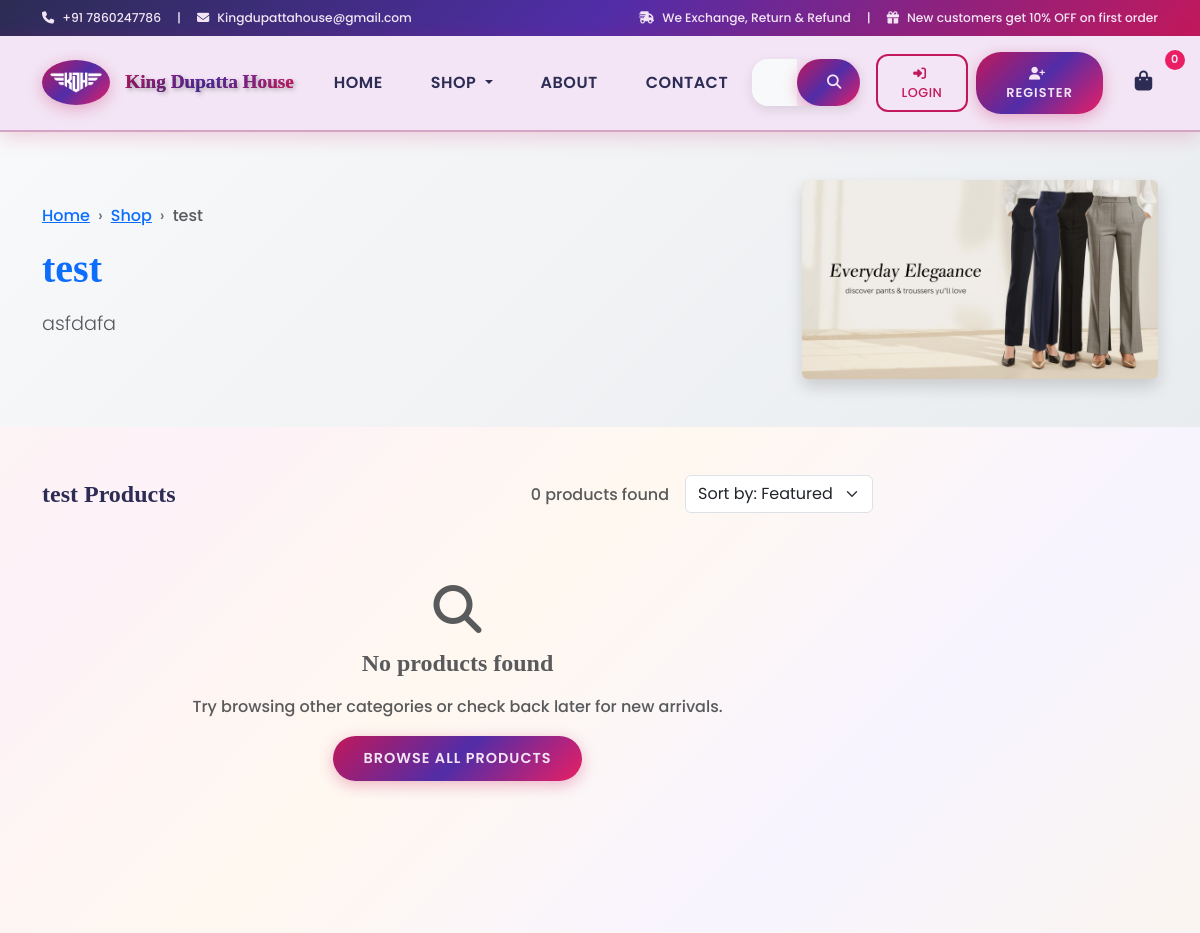
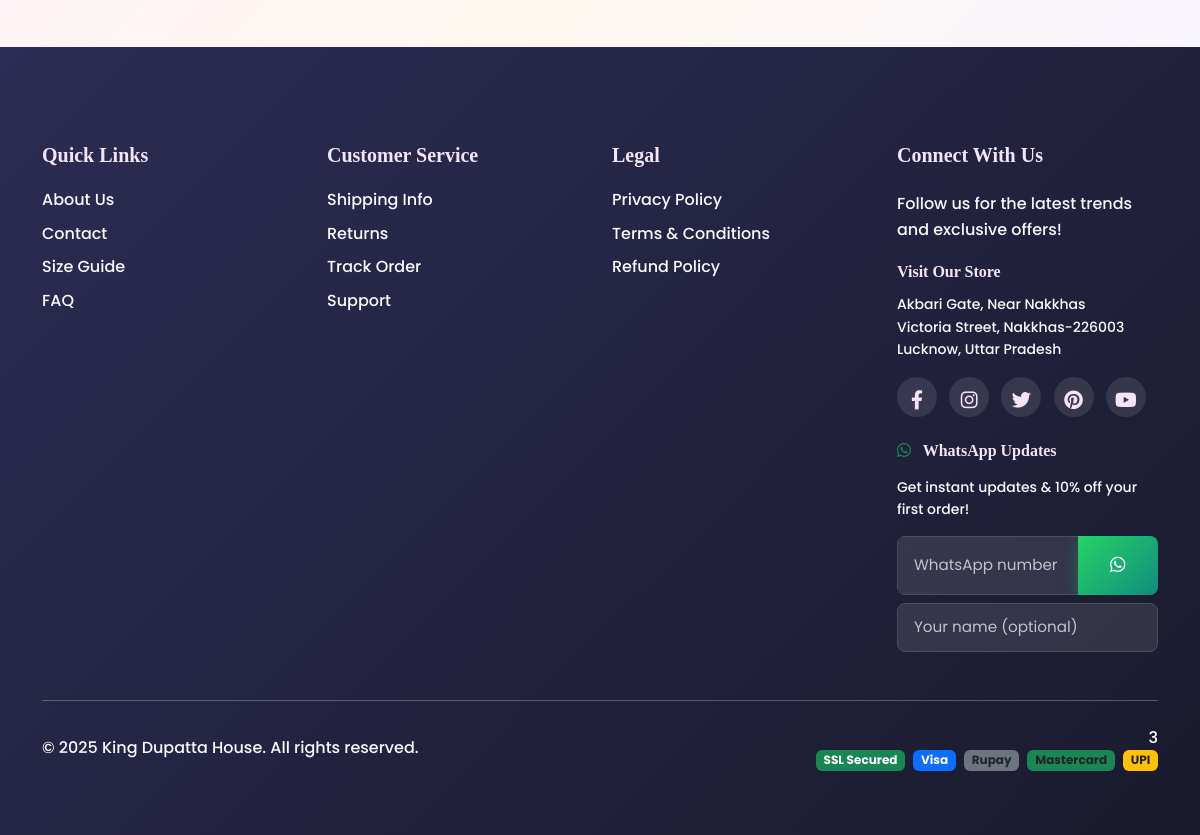
Screenshot of /shop/test/ with the database file from the repository (2 pictures, top to bottom).
### shop/models.py (models this page shows, shortened)
class Category(models.Model):
    name = models.CharField(max_length=100, unique=True)
    slug = models.SlugField(max_length=100, unique=True)
    description = models.TextField()
    meta_title = models.CharField(max_length=200, blank=True)
    meta_description = models.TextField(max_length=300, blank=True)
    image = models.ImageField(upload_to='categories/', blank=True)
    is_active = models.BooleanField(default=True)
    sort_order = models.PositiveIntegerField(default=0)
    created_at = models.DateTimeField(auto_now_add=True)
    updated_at = models.DateTimeField(auto_now=True)
    class Meta:
        verbose_name_plural = "Categories"
        ordering = ['sort_order', 'name']
    def get_absolute_url(self):
        return reverse('shop:category', kwargs={'category_slug': self.slug})

### shop/views.py (the view)
# urls.py: path('shop/<slug:category_slug>/', views.category_view, name='category'),
def category_view(request, category_slug):
    category = get_object_or_404(Category, slug=category_slug, is_active=True)
    subcategories = category.subcategories.filter(is_active=True)
    products = Product.objects.filter(
        category=category,
        is_active=True
    ).select_related('subcategory').prefetch_related('images')
    paginator = Paginator(products, settings.PRODUCTS_PER_PAGE)
    page_number = request.GET.get('page')
    page_obj = paginator.get_page(page_number)
    context = {
        'category': category,
        'subcategories': subcategories,
        'page_obj': page_obj,
        'products': page_obj.object_list,
        'page_title': f'{category.meta_title or category.name}',
        'meta_description': category.meta_description or category.description[:150],
    }
    return render(request, 'shop/category.html', context)

### shop/context_processors.py (called while the page is built, shortened)
def categories_context(request):
    categories = Category.objects.filter(is_active=True).order_by('sort_order', 'name')
    subcategories_by_category = {}
    for category in categories:
        subcategories = SubCategory.objects.filter(
            category=category,
            is_active=True
        ).order_by('sort_order', 'name')
        if subcategories.exists():
            subcategories_by_category[category] = subcategories
    return {
        'categories': categories,
        'subcategories_by_category': subcategories_by_category
    }

def cart_context(request):
    cart_items_count = 0
    cart_total = 0
    return {
        'cart_items_count': cart_items_count,
        'cart_total': cart_total,
        'free_shipping_threshold': settings.FREE_SHIPPING_THRESHOLD,
        'currency_symbol': settings.CURRENCY_SYMBOL,
    }

def wishlist_context(request):
    wishlist_count = 0
    if request.user.is_authenticated:
        try:
            wishlist_count = Wishlist.objects.filter(user=request.user).count()
        except:
            pass
    return {
        'wishlist_count': wishlist_count,
    }

### shop/models.py (called while the page is built)
    def get_absolute_url(self):
        return reverse('shop:subcategory', kwargs={
            'category_slug': self.category.slug,
            'subcategory_slug': self.slug
        })

### templates/shop/category.html (shortened to what this page needs)
{% extends 'base.html' %}
{% load static %}
{% block content %}
<section class="category-header bg-light py-5">
    <div class="container">
        <div class="row align-items-center">
            <div class="col-lg-8">
                <nav aria-label="breadcrumb">
                    <ol class="breadcrumb">
                        <li class="breadcrumb-item"><a href="{% url 'shop:homepage' %}">Home</a></li>
                        <li class="breadcrumb-item"><a href="{% url 'shop:shop' %}">Shop</a></li>
                        <li class="breadcrumb-item active" aria-current="page">{{ category.name }}</li>
                    </ol>
                </nav>
                <h1 class="display-4 fw-bold text-primary">{{ category.name }}</h1>
                <p class="lead text-muted">{{ category.description }}</p>
            </div>
            <div class="col-lg-4 text-end">
                {% if category.image %}
                <img src="{{ category.image.url }}" alt="{{ category.name }}" class="img-fluid rounded shadow" style="max-height: 200px;">
                {% endif %}
            </div>
        </div>
    </div>
</section>
{% if subcategories %}
<section class="subcategories py-5">
    <div class="container">
        <div class="row">
            <div class="col-12">
                <h3 class="h4 mb-4">Shop by Type</h3>
                <div class="row g-4">
                    {% for subcategory in subcategories %}
                    <div class="col-lg-4 col-md-6">
                        <a href="{{ subcategory.get_absolute_url }}" class="text-decoration-none">
                            <div class="card h-100 border-0 shadow-sm subcategory-card">
                                {% if subcategory.image %}
                                <img src="{{ subcategory.image.url }}" alt="{{ subcategory.name }}" class="card-img-top" style="height: 200px; object-fit: cover;">
                                {% else %}
                                <div class="card-img-top bg-light d-flex align-items-center justify-content-center" style="height: 200px;">
                                    <i class="fas fa-tag fa-3x text-muted"></i>
                                </div>
                                {% endif %}
                                <div class="card-body text-center">
                                    <h5 class="card-title text-dark">{{ subcategory.name }}</h5>
                                    <p class="card-text text-muted">{{ subcategory.description|truncatewords:15 }}</p>
                                    <div class="btn btn-primary">
                                        <i class="fas fa-arrow-right me-2"></i>Shop {{ subcategory.name }}
                                    </div>
                                </div>
                            </div>
                        </a>
                    </div>
                    {% endfor %}
                </div>
            </div>
        </div>
    </div>
</section>
{% else %}
<section class="products-section py-5">
    <div class="container">
        <div class="row">
            <div class="col-lg-9">
                <div class="d-flex justify-content-between align-items-center mb-4">
                    <h4 class="mb-0">{{ category.name }} Products</h4>
                    <div class="d-flex align-items-center gap-3">
                        <span class="text-muted">{{ page_obj.paginator.count }} products found</span>
                        <select class="form-select" style="width: auto;">
                            <option>Sort by: Featured</option>
                        </select>
                    </div>
                </div>
                <div class="row g-4">
                    {% for product in products %}
                    <div class="col-lg-4 col-md-6">
                        <div class="product-card">
                            <div class="product-image">
                                {% if product.images.first %}
                                <img src="{{ product.images.first.image.url }}" alt="{{ product.name }}" class="img-fluid">
                                {% else %}
                                <img src="https://placehold.co/300x300/6366f1/white?text={{ product.name|truncatechars:15 }}" alt="{{ product.name }}" class="img-fluid">
                                {% endif %}
                                <div class="product-badges">
                                    {% if product.mrp > product.selling_price %}
                                    <span class="badge bg-danger">
                                        -{{ product.get_discount_percentage }}%
                                    </span>
                                    {% endif %}
                                    {% if product.is_featured %}
                                    <span class="badge bg-success">Featured</span>
                                    {% endif %}
                                </div>
                                <div class="product-overlay">
                                    <button class="btn btn-light btn-sm rounded-pill">
                                        <i class="fas fa-eye"></i>
                                    </button>
                                    <button class="wishlist-btn">
                                        <i class="far fa-heart"></i>
                                    </button>
                                </div>
                            </div>
                            <div class="card-body p-3">
                                <h6 class="card-title">
                                    <a href="{{ product.get_absolute_url }}" class="text-decoration-none text-dark">
                                        {{ product.name|truncatewords:4 }}
                                    </a>
                                </h6>
                                {% if product.average_rating > 0 %}
                                <div class="stars mb-2">
                                    {% for i in "12345" %}
                                        <i class="fas fa-star{% if forloop.counter > product.average_rating %} text-muted{% endif %}"></i>
                                    {% endfor %}
                                    <small class="text-muted ms-1">({{ product.review_count }})</small>
                                </div>
                                {% endif %}
                                <div class="price mb-3">
                                    <span class="text-primary fw-bold fs-5">₹{{ product.selling_price }}</span>
                                    {% if product.mrp > product.selling_price %}
                                    <span class="text-muted text-decoration-line-through ms-2">₹{{ product.mrp }}</span>
                                    {% endif %}
                                </div>
                                <div class="d-grid">
                                    <a href="{{ product.get_absolute_url }}" class="btn btn-outline-primary">
                                        <i class="fas fa-shopping-cart me-2"></i>View Details
                                    </a>
                                </div>
                            </div>
                        </div>
                    </div>
                    {% empty %}
                    <div class="col-12">
                        <div class="text-center py-5">
                            <i class="fas fa-search fa-3x text-muted mb-3"></i>
                            <h4 class="text-muted">No products found</h4>
                            <p class="text-muted">Try browsing other categories or check back later for new arrivals.</p>
                            <a href="{% url 'shop:shop' %}" class="btn btn-primary">Browse All Products</a>
                        </div>
                    </div>
                    {% endfor %}
                </div>
            </div>
        </div>
    </div>
</section>
{% endif %}
{% endblock %}

### static/css/style.css (style rules this page uses)
:root { --primary-color: #c2185b; --primary-light: #f48fb1; --primary-dark: #880e4f; --secondary-color: #512da8; --secondary-light: #9575cd; --secondary-dark: #311b92; --accent-rose: #e91e63; --accent-gold: #ffc107; --accent-mint: #00bcd4; --bg-primary: #fdf2f8; --bg-secondary: #f8f4ff; --bg-accent: #fff8f0; --bg-cream: #fef7f0; --bg-soft: #faf5f0; --dark: #2c2c54; --light: #f8f9fa; --white: #f3e5f5; --grey-100: #f8f9fa; --grey-200: #e9ecef; --grey-300: #dee2e6; --grey-400: #ced4da; --grey-500: #adb5bd; --grey-600: #6c757d; --grey-700: #495057; --grey-800: #343a40; --grey-900: #212529; --success: #20bf6b; --warning: #f39c12; --danger: #e74c3c; --info: #3498db; --gradient-primary: linear-gradient(135deg, #c2185b 0%, #512da8 50%, #e91e63 100%); --gradient-secondary: linear-gradient(135deg, #ff6b9d 0%, #ffc107 50%, #00bcd4 100%); --gradient-gold: linear-gradient(135deg, #ffc107 0%, #ff9800 50%, #ff5722 100%); --gradient-dark: linear-gradient(135deg, #2c2c54 0%, #512da8 50%, #c2185b 100%); --gradient-luxury: linear-gradient(135deg, #fdf2f8 0%, #f8f4ff 25%, #fff8f0 50%, #fef7f0 75%, #faf5f0 100%); --gradient-creamy: linear-gradient(135deg, #fef7f0 0%, #fdf2f8 25%, #fff8f0 50%, #f8f4ff 75%, #faf5f0 100%); --shadow-sm: 0 2px 4px rgba(0,0,0,0.05); --shadow-md: 0 4px 12px rgba(0,0,0,0.1); --shadow-lg: 0 8px 24px rgba(0,0,0,0.15); --shadow-xl: 0 16px 40px rgba(0,0,0,0.2); --radius-sm: 8px; --radius-md: 12px; --radius-lg: 16px; --radius-xl: 24px; --transition-fast: all 0.2s ease; --transition-normal: all 0.3s ease; --transition-slow: all 0.5s ease; }
body { background: var(--gradient-creamy) !important; font-weight: 500; line-height: 1.6; }
.btn-primary { background: var(--gradient-primary) !important; border: none !important; border-radius: 25px !important; padding: 12px 30px !important; font-weight: 600 !important; text-transform: uppercase !important; letter-spacing: 1px !important; box-shadow: 0 4px 15px rgba(194, 24, 91, 0.3) !important; transition: all 0.3s ease !important; }
* { margin: 0; padding: 0; box-sizing: border-box; }
body { font-family: 'Poppins', sans-serif; line-height: 1.6; color: var(--dark); background-color: var(--white); overflow-x: hidden; }
h1, h2, h3, h4, h5, h6 { font-family: 'Playfair Display', serif; font-weight: 600; line-height: 1.2; margin-bottom: 1rem; color: var(--dark); }
.display-4 { font-size: 2.5rem; font-weight: 600; }
p { margin-bottom: 1rem; color: var(--grey-700); }
.lead { font-size: 1.2rem; font-weight: 300; color: var(--grey-600); }
.btn { font-weight: 500; padding: 0.75rem 2rem; border-radius: var(--radius-md); border: none; transition: var(--transition-normal); text-transform: uppercase; letter-spacing: 0.5px; font-size: 0.9rem; position: relative; overflow: hidden; }
.btn-primary { background: var(--gradient-primary); color: var(--white); box-shadow: var(--shadow-md); }
.btn-primary::before { content: ''; position: absolute; top: 0; left: -100%; width: 100%; height: 100%; background: linear-gradient(90deg, transparent, rgba(255,255,255,0.3), transparent); transition: var(--transition-slow); }

### templates/shop/category.html (style rules this page uses)
.breadcrumb { background: none; padding: 0; }
.breadcrumb-item + .breadcrumb-item::before { content: "›"; color: #6c757d; }
.category-header { background: linear-gradient(135deg, #f8f9fa 0%, #e9ecef 100%); }

### rows the page displays
Category: name "test", description "asfdafa", image (picture)

### other values shown
{{ support_phone|default:"+91 7860247786" }} "+91 7860247786"
{{ support_email|default:"Kingdupattahouse@gmail.com" }} "Kingdupattahouse@gmail.com"
{{ site_name|default:"King Dupatta House" }} "King Dupatta House"
{{ page_obj.paginator.count }} "0"
